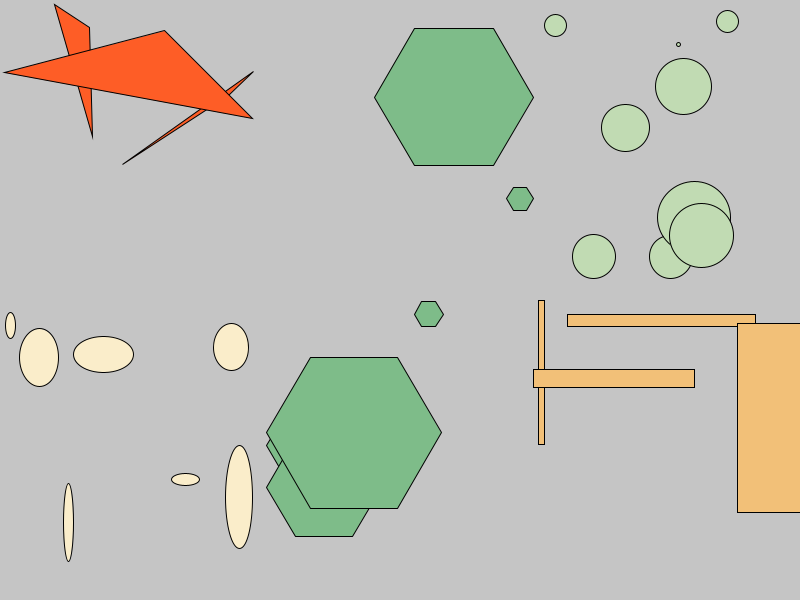
Frame 1 (no input)
Frame 60 (the mouse pressed at the canvas centre just before this capture): identical to frame 1, image omitted
Frame 120 (the mouse held since frame 60 and released just before this capture): identical to frame 1, image omitted

The Processing sketch that drew this single still picture (run headless with seeded random() and noise(); from frame 60 on, the mouse is pressed at the canvas centre):

// Processing sketch: Zaliczeniowe
// ── Zaliczeniowe.pde
ArrayList<CircleData> circles = new ArrayList<CircleData>();
ArrayList<EllipseData> ellipses = new ArrayList<EllipseData>();
ArrayList<HexagonData> hexagons = new ArrayList<HexagonData>();
ArrayList<RectangleData> rectangles = new ArrayList<RectangleData>();
ArrayList<TriangleData> triangles = new ArrayList<TriangleData>();

int colorIndex = 0;

color[] bgColor = {
  color(255),
  color(197, 197, 197),
  color(254, 255, 38)
};

color[] triangleColor = {
  color(77, 80, 87),
  color(254, 93, 38),
  color(39, 39, 39)
};

color[] rectangleColor = {
  color(197, 197, 197),
  color(242, 192, 120),
  color(0, 159, 183)
};

color[] ellipseColor = {
  color(35, 150, 127),
  color(250, 237, 202),
  color(105, 103, 115)
};

color[] circleColor = {
  color(215, 38, 61),
  color(193, 219, 179),
  color(221, 110, 66)
};

color[] hexagonColor = {
  color(244, 228, 9),
  color(126, 188, 137),
  color(216, 164, 143)
};

void makeTriangles(float bL, float bR, float bU, float bD, int num) {
  for (int i = 0; i < num; i++) {
    triangles.add(new TriangleData(random(bL, bR), random(bU, bD), random(bL, bR), random(bU, bD), random(bL, bR), random(bU, bD)));
  }
}

void makeRectangles(float bL, float bR, float bU, float bD, int num) {
  for (int i = 0; i < num; i++) {
    float x = random(bL, bR);
    float y = random(bU, bD);
    float _width = 2 * min(abs(x - random(bL, bR)), abs(x - bL), abs(x - bR));
    float _height = 2 * min(abs(y - random(bU, bD)), abs(y - bU), abs(y - bD));
    rectangles.add(new RectangleData(x, y, _width, _height));
  }
}

void makeEllipses(float bL, float bR, float bU, float bD, int num) {
  for (int i = 0; i < num; i++) {
    float x = random(bL, bR);
    float y = random(bU, bD);
    float sizeX = min(abs(x - random(bL, bR)), abs(x - bL), abs(x - bR));
    float sizeY = min(abs(y - random(bU, bD)), abs(y - bU), abs(y - bD));
    ellipses.add(new EllipseData(x, y, sizeX, sizeY));
  }
}

void makeCircles(float bL, float bR, float bU, float bD, int num) {
  for (int i = 0; i < num; i++) {
    float x = random(bL, bR);
    float y = random(bU, bD);
    float r = min(min(abs(x - random(bL, bR)), abs(x - bL), abs(x - bR)), min(abs(y - random(bU, bD)), abs(y - bU), abs(y - bD)));
    circles.add(new CircleData(x, y, r));
  }
}

void makeHexagons(float bL, float bR, float bU, float bD, int num) {
  fill(hexagonColor[colorIndex]);
  for (int i = 0; i < num; i++) {
    float x = random(bL, bR);
    float y = random(bU, bD);
    float r = min(min(abs(x - random(bL, bR)), abs(x - bL), abs(x - bR)), min(abs(y - random(bU, bD)), abs(y - bU), abs(y - bD)));
    hexagons.add(new HexagonData(x, y, r));
  }
}

void setup() {
  size(800, 600);
  generate();
}

void draw() {
  background(bgColor[colorIndex]);
  
  // triangles
  fill(triangleColor[colorIndex]);
  for (int i = 0; i < triangles.size(); i++) {
     triangles.get(i).draw(); 
  }
  
  // rectangles
  fill(rectangleColor[colorIndex]);
  for (int i = 0; i < rectangles.size(); i++) {
     rectangles.get(i).draw(); 
  }
  
  // ellipses
  fill(ellipseColor[colorIndex]);
  for (int i = 0; i < ellipses.size(); i++) {
     ellipses.get(i).draw(); 
  }
  
  //circles
  fill(circleColor[colorIndex]);
  for (int i = 0; i < circles.size(); i++) {
     circles.get(i).draw(); 
  }
  
  //hexagons
  fill(hexagonColor[colorIndex]);
  for (int i = 0; i < hexagons.size(); i++) {
    hexagons.get(i).draw(); 
  }
}

void keyPressed() {
  if (key != CODED) {
   if (key == 's') {
     saveData("data/data.json");
   }
   if (key == 'l') {
     loadData("data/data.json");
   }
   if (key == 'r') {
     generate();
   }
  }
}

void generate() {
  colorIndex = (int)(random(bgColor.length));
  
  // triangles
  triangles.clear();
  makeTriangles(0f, width / 3f, 0f, height / 2f, (int)random(1, 10));
  
  // rectangles
  rectangles.clear();
  makeRectangles((2f * width) / 3f, width, height / 2f, height, (int)random(1, 10));
  
  // ellipses
  ellipses.clear();
  makeEllipses(0f, width / 3f, height / 2f, height, (int)random(1, 10));
  
  //circles
  circles.clear();
  makeCircles((2f * width) / 3f, width, 0f, height / 2f, (int)random(1, 10));
  
  //hexagons
  hexagons.clear();
  makeHexagons(width / 3f, (2f * width) / 3f, 0f, height, (int)random(1, 10)); 
}

void saveData(String path) {
   JSONObject json = new JSONObject();
   
  json.setInt("palletNr", colorIndex);
  
  // Rectangles
  JSONArray rectangleArray = new JSONArray();
  for (int i = 0; i < rectangles.size(); i++) {
     rectangleArray.setJSONObject(i, rectangles.get(i).toJSONObject());
  }
  json.setJSONArray("rectangles", rectangleArray);
  
  // Triangles
  JSONArray triangleArray = new JSONArray();
  for (int i = 0; i < triangles.size(); i++) {
     triangleArray.setJSONObject(i, triangles.get(i).toJSONObject());
  }
  json.setJSONArray("triangles", triangleArray);
  
  // Ellipses
  JSONArray ellipseArray = new JSONArray();
  for (int i = 0; i < ellipses.size(); i++) {
     ellipseArray.setJSONObject(i, ellipses.get(i).toJSONObject());
  }
  json.setJSONArray("ellipses", ellipseArray);
  
  // Circles
  JSONArray circleArray = new JSONArray();
  for (int i = 0; i < circles.size(); i++) {
     circleArray.setJSONObject(i, circles.get(i).toJSONObject());
  }
  json.setJSONArray("circles", circleArray);
  
   // Hexagons
  JSONArray hexagonArray = new JSONArray();
  for (int i = 0; i < hexagons.size(); i++) {
     hexagonArray.setJSONObject(i, hexagons.get(i).toJSONObject());
  }
  json.setJSONArray("hexagons", hexagonArray);

  saveJSONObject(json, path);
}

void loadData(String path) {
  // Load JSON file
  // Temporary full path until path problem resolved.
  JSONObject json = loadJSONObject(path);
  
  colorIndex = json.getInt("palletNr");
  
  // Rectangles
  JSONArray rectangleArray = json.getJSONArray("rectangles");
  rectangles.clear();
  for (int i = 0; i < rectangleArray.size(); i++) {
      rectangles.add(new RectangleData(rectangleArray.getJSONObject(i)));
  }

  // triangles
  JSONArray triangleArray = json.getJSONArray("triangles");
  triangles.clear();
  for (int i = 0; i < triangleArray.size(); i++) {
      triangles.add(new TriangleData(triangleArray.getJSONObject(i)));
  }
  
  // Ellipses
  JSONArray ellipseArray = json.getJSONArray("ellipses");
  ellipses.clear();
  for (int i = 0; i < ellipseArray.size(); i++) {
      ellipses.add(new EllipseData(ellipseArray.getJSONObject(i)));
  }
  
  // Circles
  JSONArray circleArray = json.getJSONArray("circles");
  circles.clear();
  for (int i = 0; i < circleArray.size(); i++) {
      circles.add(new CircleData(circleArray.getJSONObject(i)));
  }
  
  // Hexagons
  JSONArray hexagonArray = json.getJSONArray("hexagons");
  hexagons.clear();
  for (int i = 0; i < hexagonArray.size(); i++) {
      hexagons.add(new HexagonData(hexagonArray.getJSONObject(i)));
  }
}

// ── CircleData.pde
class CircleData {
  public float posX;
  public float posY;
  public float r;
  
  public CircleData(float posX, float posY, float r) {
   this.posX = posX;
   this.posY = posY;
   this.r = r;
  }
  
  public CircleData(JSONObject json) {
    this.posX = json.getFloat("posX");
    this.posY = json.getFloat("posY");
    this.r = json.getFloat("r");
  }
  
  public void draw() {
    pushMatrix();
    pushStyle();
    
    rectMode(CENTER);
    circle(posX, posY, r);
    
    popStyle();
    popMatrix();
  }
  
  public JSONObject toJSONObject() {
    JSONObject json = new JSONObject();
    json.setFloat("posX", this.posX);
    json.setFloat("posY", this.posY);
    json.setFloat("r", this.r);
    return json;
  }
}

// ── EllipseData.pde
class EllipseData {
  public float posX;
  public float posY;
  public float rX;
  public float rY;
  
  public EllipseData(float posX, float posY, float rX, float rY) {
   this.posX = posX;
   this.posY = posY;
   this.rX = rX;
   this.rY = rY;
  }
  
  public EllipseData(JSONObject json) {
    this.posX = json.getFloat("posX");
    this.posY = json.getFloat("posY");
    this.rX = json.getFloat("rX");
    this.rY = json.getFloat("rY");
  }
  
  public void draw() {
    pushMatrix();
    pushStyle();
    
    rectMode(CENTER);
    ellipse(posX, posY, rX, rY);
    
    popStyle();
    popMatrix();
  }
  
  public JSONObject toJSONObject() {
    JSONObject json = new JSONObject();
    json.setFloat("posX", this.posX);
    json.setFloat("posY", this.posY);
    json.setFloat("rX", this.rX);
    json.setFloat("rY", this.rY);
    return json;
  }
}

// ── HexagonData.pde
class HexagonData {
    public float posX;
  public float posY;
  public float r;
  
  public HexagonData(float posX, float posY, float r) {
   this.posX = posX;
   this.posY = posY;
   this.r = r;
  }
  
  public HexagonData(JSONObject json) {
    this.posX = json.getFloat("posX");
    this.posY = json.getFloat("posY");
    this.r = json.getFloat("r");
  }
  
  void drawFigure(float x, float y, float radius, int npoints) {
    float angle = TWO_PI / npoints;
    beginShape();
      for (float a = 0; a < TWO_PI; a += angle) {
        float sx = x + cos(a) * radius;
        float sy = y + sin(a) * radius;
        vertex(sx, sy);
      }
    endShape(CLOSE);
  }
  
  public void draw() {
        pushMatrix();
    pushStyle();
    
    rectMode(CENTER);
    drawFigure(posX, posY, r, 6);
    
    popStyle();
    popMatrix();
  }
  
  public JSONObject toJSONObject() {
    JSONObject json = new JSONObject();
    json.setFloat("posX", this.posX);
    json.setFloat("posY", this.posY);
    json.setFloat("r", this.r);
    return json;
  }
}

// ── RectangleData.pde
class RectangleData {
    public float posX;
  public float posY;
  public float _width;
  public float _height;
  
  public RectangleData(float posX, float posY, float _width, float _height) {
   this.posX = posX;
   this.posY = posY;
   this._width = _width;
   this._height = _height;
  }
  
  public RectangleData(JSONObject json) {
    this.posX = json.getFloat("posX");
    this.posY = json.getFloat("posY");
    this._width = json.getFloat("width");
    this._height = json.getFloat("height");
  }
  
  public void draw() {
    pushMatrix();
    pushStyle();
    
    rectMode(CENTER);
    rect(posX, posY, _width, _height);
    
    popStyle();
    popMatrix();
  }
  
  public JSONObject toJSONObject() {
    JSONObject json = new JSONObject();
    json.setFloat("posX", this.posX);
    json.setFloat("posY", this.posY);
    json.setFloat("width", this._width);
    json.setFloat("height", this._height);
    return json;
  }
}

// ── TraingleData.pde
class TriangleData {
    public float p1X;
  public float p1Y;
  public float p2X;
  public float p2Y;
  public float p3X;
  public float p3Y;
  
  public TriangleData(float p1X, float p1Y, float p2X, float p2Y, float p3X, float p3Y) {
   this.p1X = p1X;
   this.p1Y = p1Y;
   this.p2X = p2X;
   this.p2Y = p2Y;
   this.p3X = p3X;
   this.p3Y = p3Y;
  }
  
  public TriangleData(JSONObject json) {
    this.p1X = json.getFloat("p1X");
    this.p1Y = json.getFloat("p1Y");
    this.p2X = json.getFloat("p2X");
    this.p2Y = json.getFloat("p2Y");
    this.p3X = json.getFloat("p3X");
    this.p3Y = json.getFloat("p3Y");
  }
  
  public void draw() {
    pushMatrix();
    pushStyle();
    
    rectMode(CENTER);
    triangle(p1X, p1Y, p2X, p2Y, p3X, p3Y);
    
    popStyle();
    popMatrix();
  }
 
  public JSONObject toJSONObject() {
    JSONObject json = new JSONObject();
    json.setFloat("p1X", this.p1X);
    json.setFloat("p1Y", this.p1Y);
    json.setFloat("p2X", this.p2X);
    json.setFloat("p2Y", this.p2Y);
    json.setFloat("p3X", this.p3X);
    json.setFloat("p3Y", this.p3Y);
    return json;
  }
}
